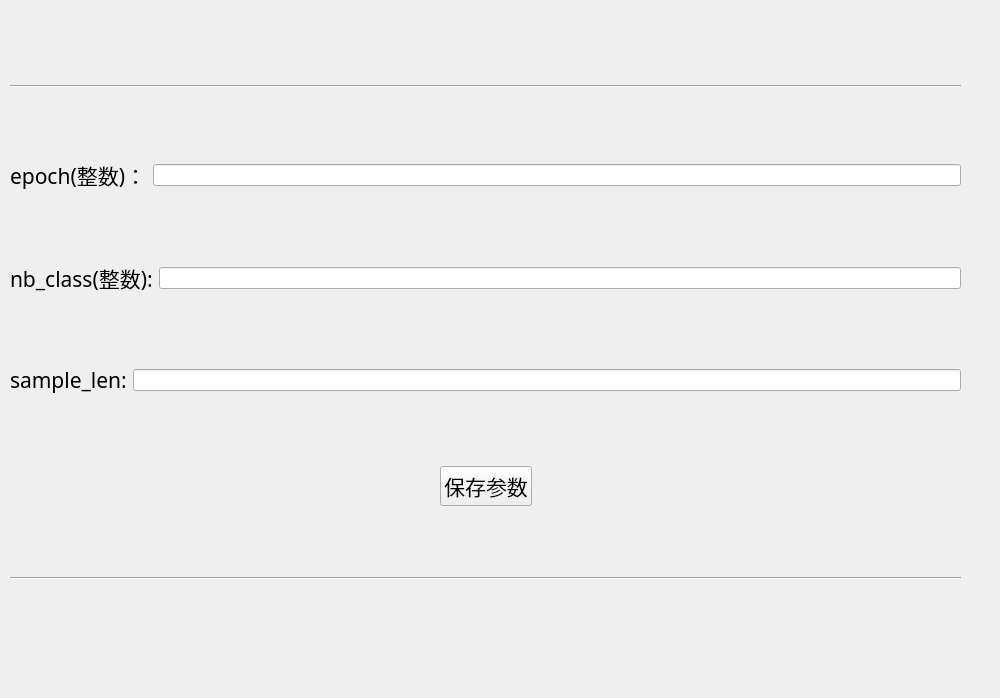
<?xml version="1.0" encoding="UTF-8"?>
<ui version="4.0">
 <class>Form</class>
 <widget class="QWidget" name="Form">
  <property name="geometry">
   <rect>
    <x>0</x>
    <y>0</y>
    <width>1000</width>
    <height>698</height>
   </rect>
  </property>
  <property name="windowTitle">
   <string>Form</string>
  </property>
  <widget class="QWidget" name="verticalLayoutWidget">
   <property name="geometry">
    <rect>
     <x>10</x>
     <y>20</y>
     <width>951</width>
     <height>631</height>
    </rect>
   </property>
   <layout class="QVBoxLayout" name="verticalLayout">
    <item>
     <widget class="Line" name="line">
      <property name="orientation">
       <enum>Qt::Horizontal</enum>
      </property>
     </widget>
    </item>
    <item>
     <layout class="QHBoxLayout" name="horizontalLayout">
      <item>
       <widget class="QLabel" name="label">
        <property name="font">
         <font>
          <family>Agency FB</family>
          <pointsize>16</pointsize>
         </font>
        </property>
        <property name="text">
         <string>epoch(整数)：</string>
        </property>
       </widget>
      </item>
      <item>
       <widget class="QLineEdit" name="lineEdit"/>
      </item>
     </layout>
    </item>
    <item>
     <layout class="QHBoxLayout" name="horizontalLayout_2">
      <item>
       <widget class="QLabel" name="label_2">
        <property name="font">
         <font>
          <family>Agency FB</family>
          <pointsize>16</pointsize>
         </font>
        </property>
        <property name="text">
         <string>nb_class(整数):</string>
        </property>
       </widget>
      </item>
      <item>
       <widget class="QLineEdit" name="lineEdit_2"/>
      </item>
     </layout>
    </item>
    <item>
     <layout class="QHBoxLayout" name="horizontalLayout_3">
      <item>
       <widget class="QLabel" name="label_3">
        <property name="font">
         <font>
          <family>Agency FB</family>
          <pointsize>16</pointsize>
          <weight>50</weight>
          <bold>false</bold>
         </font>
        </property>
        <property name="text">
         <string>sample_len:</string>
        </property>
       </widget>
      </item>
      <item>
       <widget class="QLineEdit" name="lineEdit_3"/>
      </item>
     </layout>
    </item>
    <item>
     <layout class="QHBoxLayout" name="horizontalLayout_4">
      <item>
       <spacer name="horizontalSpacer_2">
        <property name="orientation">
         <enum>Qt::Horizontal</enum>
        </property>
        <property name="sizeHint" stdset="0">
         <size>
          <width>40</width>
          <height>20</height>
         </size>
        </property>
       </spacer>
      </item>
      <item>
       <widget class="QPushButton" name="pushButton">
        <property name="font">
         <font>
          <family>Agency FB</family>
          <pointsize>16</pointsize>
         </font>
        </property>
        <property name="text">
         <string>保存参数</string>
        </property>
       </widget>
      </item>
      <item>
       <spacer name="horizontalSpacer">
        <property name="orientation">
         <enum>Qt::Horizontal</enum>
        </property>
        <property name="sizeHint" stdset="0">
         <size>
          <width>40</width>
          <height>20</height>
         </size>
        </property>
       </spacer>
      </item>
     </layout>
    </item>
    <item>
     <widget class="Line" name="line_2">
      <property name="orientation">
       <enum>Qt::Horizontal</enum>
      </property>
     </widget>
    </item>
   </layout>
  </widget>
 </widget>
 <resources/>
 <connections/>
</ui>
